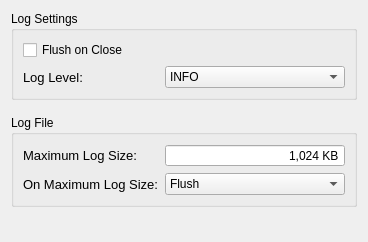
                <widget class="QWidget" name="scrollLogs">
                 <property name="geometry">
                  <rect>
                   <x>0</x>
                   <y>0</y>
                   <width>368</width>
                   <height>242</height>
                  </rect>
                 </property>
                 <layout class="QVBoxLayout" name="verticalLayout_11">
                  <property name="spacing">
                   <number>15</number>
                  </property>
                  <item>
                   <widget class="QGroupBox" name="groupLogSettings">
                    <property name="maximumSize">
                     <size>
                      <width>16777215</width>
                      <height>150</height>
                     </size>
                    </property>
                    <property name="title">
                     <string>Log Settings</string>
                    </property>
                    <layout class="QGridLayout" name="gridLayout_5">
                     <item row="0" column="0">
                      <widget class="QCheckBox" name="checkFlushOnClose">
                       <property name="text">
                        <string>Flush on Close</string>
                       </property>
                      </widget>
                     </item>
                     <item row="1" column="0">
                      <widget class="QLabel" name="label_5">
                       <property name="font">
                        <font>
                         <pointsize>10</pointsize>
                        </font>
                       </property>
                       <property name="text">
                        <string>Log Level: </string>
                       </property>
                       <property name="StyleClass" stdset="0">
                        <string>setText</string>
                       </property>
                      </widget>
                     </item>
                     <item row="1" column="1">
                      <widget class="QComboBox" name="comboLogLevel">
                       <property name="minimumSize">
                        <size>
                         <width>180</width>
                         <height>0</height>
                        </size>
                       </property>
                       <property name="maximumSize">
                        <size>
                         <width>250</width>
                         <height>16777215</height>
                        </size>
                       </property>
                       <property name="toolTip">
                        <string>Change minimum output level</string>
                       </property>
                       <property name="currentIndex">
                        <number>1</number>
                       </property>
                       <item>
                        <property name="text">
                         <string>DEBUG</string>
                        </property>
                       </item>
                       <item>
                        <property name="text">
                         <string>INFO</string>
                        </property>
                       </item>
                       <item>
                        <property name="text">
                         <string>WARNING</string>
                        </property>
                       </item>
                       <item>
                        <property name="text">
                         <string>ERROR</string>
                        </property>
                       </item>
                       <item>
                        <property name="text">
                         <string>CRITICAL</string>
                        </property>
                       </item>
                      </widget>
                     </item>
                    </layout>
                   </widget>
                  </item>
                  <item>
                   <widget class="QGroupBox" name="groupLogFile">
                    <property name="maximumSize">
                     <size>
                      <width>16777215</width>
                      <height>150</height>
                     </size>
                    </property>
                    <property name="title">
                     <string>Log File</string>
                    </property>
                    <layout class="QGridLayout" name="gridLayout_6">
                     <item row="0" column="1">
                      <widget class="QSpinBox" name="spinMaxLogSize">
                       <property name="minimumSize">
                        <size>
                         <width>180</width>
                         <height>0</height>
                        </size>
                       </property>
                       <property name="maximumSize">
                        <size>
                         <width>250</width>
                         <height>16777215</height>
                        </size>
                       </property>
                       <property name="toolTip">
                        <string>Set maximum log file size (Max limit 4096kb)</string>
                       </property>
                       <property name="alignment">
                        <set>Qt::AlignmentFlag::AlignRight|Qt::AlignmentFlag::AlignTrailing|Qt::AlignmentFlag::AlignVCenter</set>
                       </property>
                       <property name="buttonSymbols">
                        <enum>QAbstractSpinBox::ButtonSymbols::NoButtons</enum>
                       </property>
                       <property name="showGroupSeparator" stdset="0">
                        <bool>true</bool>
                       </property>
                       <property name="suffix">
                        <string> KB</string>
                       </property>
                       <property name="minimum">
                        <number>1</number>
                       </property>
                       <property name="maximum">
                        <number>4096</number>
                       </property>
                       <property name="value">
                        <number>1024</number>
                       </property>
                      </widget>
                     </item>
                     <item row="0" column="0">
                      <widget class="QLabel" name="label_7">
                       <property name="font">
                        <font>
                         <pointsize>10</pointsize>
                        </font>
                       </property>
                       <property name="text">
                        <string>Maximum Log Size:</string>
                       </property>
                      </widget>
                     </item>
                     <item row="1" column="0">
                      <widget class="QLabel" name="label_8">
                       <property name="font">
                        <font>
                         <pointsize>10</pointsize>
                        </font>
                       </property>
                       <property name="text">
                        <string>On Maximum Log Size:</string>
                       </property>
                      </widget>
                     </item>
                     <item row="1" column="1">
                      <widget class="QComboBox" name="comboOnMaxLogSize">
                       <property name="minimumSize">
                        <size>
                         <width>180</width>
                         <height>0</height>
                        </size>
                       </property>
                       <property name="maximumSize">
                        <size>
                         <width>250</width>
                         <height>16777215</height>
                        </size>
                       </property>
                       <property name="toolTip">
                        <string>Choose behavior for when log file reaches set max size</string>
                       </property>
                       <item>
                        <property name="text">
                         <string>Flush</string>
                        </property>
                       </item>
                       <item>
                        <property name="text">
                         <string>Rotate</string>
                        </property>
                       </item>
                      </widget>
                     </item>
                    </layout>
                   </widget>
                  </item>
                  <item>
                   <spacer name="verticalSpacer_2">
                    <property name="orientation">
                     <enum>Qt::Orientation::Vertical</enum>
                    </property>
                    <property name="sizeHint" stdset="0">
                     <size>
                      <width>20</width>
                      <height>40</height>
                     </size>
                    </property>
                   </spacer>
                  </item>
                 </layout>
                </widget>
